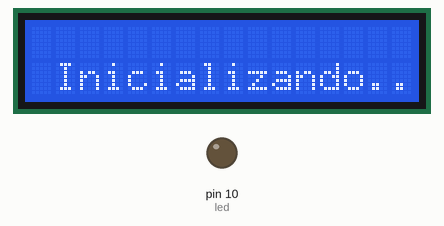
This sketch was run on a simulated Arduino Uno, built with avr-gcc and run on an emulated ATmega328P. On the bench: 16×2 character LCD, output pins drawn as LEDs (lit = HIGH). Dashed ring = blinking.

Above: at 0.1 s.
At 1.1 s:
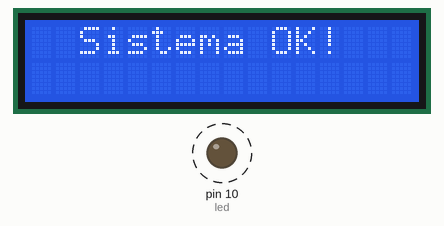
At 2.1 s:
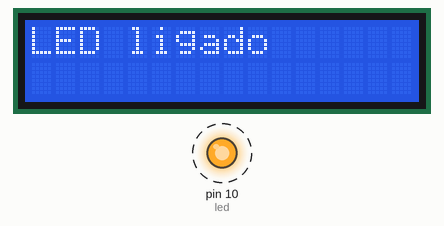
At 3.1 s:
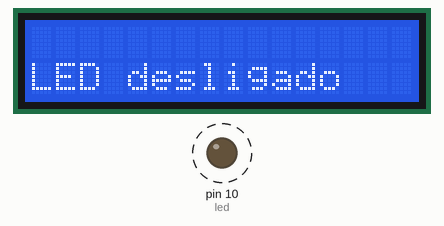
Timing chart, 0 to 40.0 s (numbered marks = the images above):
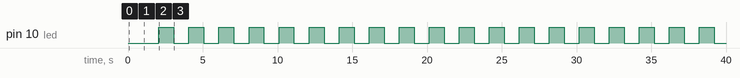

The sketch:

displaytela.ino
```cpp
#include <LiquidCrystal.h>  // Inclui a biblioteca LiquidCrystal para utilizar o display LCD

// Define os pinos usados para conectar o display LCD ao Arduino
const int rs = 3, en = 4, d4 = A2, d5 = A3, d6 = A4, d7 = A5;

// Cria um objeto LiquidCrystal chamado lcd, passando os pinos definidos acima
LiquidCrystal lcd(rs, en, d4, d5, d6, d7);

int led = 10;  // Define o pino 10 como saída para controlar um LED

void setup() {
  pinMode(led, OUTPUT);  // Configura o pino do LED como saída

  Serial.begin(9600);  // Inicializa a comunicação serial com velocidade de 9600 bps

  lcd.begin(16, 2);  // Inicializa o display LCD de 2 linhas x 16 colunas
  lcd.setCursor(1, 1);  // Define a posição do cursor no display (linha 1, coluna 1)
  lcd.print("Inicializando...");  // Escreve uma mensagem no display
  delay(1000);  // Aguarda por 1 segundo

  lcd.clear();  // Limpa o conteúdo do display
  lcd.setCursor(2, 0);  // Define a posição do cursor (linha 2, coluna 0)
  lcd.print("Sistema OK!");  // Escreve outra mensagem no display
  delay(1000);  // Aguarda por 1 segundo

  lcd.clear();  // Limpa o conteúdo do display
}

void loop() {
  digitalWrite(led, HIGH);  // Liga o LED (pino 10)

  lcd.setCursor(0, 0);  // Define a posição do cursor (linha 0, coluna 0)
  lcd.print("LED ligado");  // Escreve uma mensagem indicando que o LED está ligado
  delay(1000);  // Aguarda por 1 segundo

  digitalWrite(led, LOW);  // Desliga o LED (pino 10)

  lcd.clear();  // Limpa o conteúdo do display
  lcd.setCursor(0, 1);  // Define a posição do cursor (linha 1, coluna 0)
  lcd.print("LED desligado");  // Escreve uma mensagem indicando que o LED está desligado
  delay(1000);  // Aguarda por 1 segundo

  lcd.clear();  // Limpa o conteúdo do display
}
```

Measured:
- by itself, pin 10 (led): alternates HIGH for 1.0 s and LOW for 1.0 s
- by itself, everything shown: repeats every 2.0 s, in 3 steps
- what the display in image 1 shows lasts 1.0 s, from 1.1 s to 2.1 s
